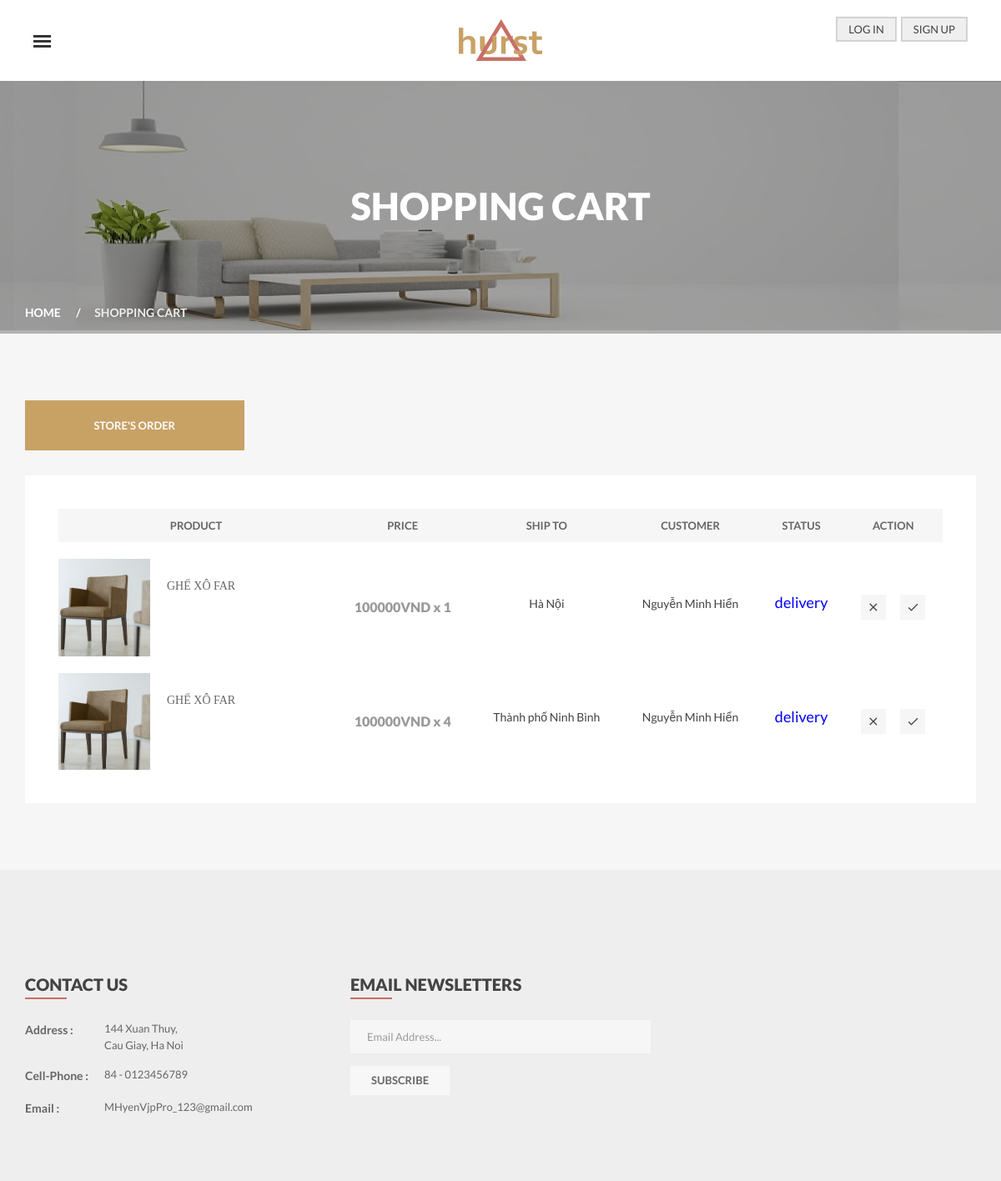
Page /store_order/1 on the committed database.
### website/models.py (models this page shows)
class Furniture(db.Model, UserMixin):
    id = db.Column(db.Integer, primary_key=True)
    name = db.Column(db.String(100))
    id_shop = db.Column(db.Integer)
    img = db.Column(db.String(150))
    price = db.Column(db.Integer)
    describe = db.Column(db.String(5000))
    status = db.Column(db.String(50))

class Order(db.Model, UserMixin):
    id = db.Column(db.Integer, primary_key=True)
    id_furniture = db.Column(db.Integer)
    id_user = db.Column(db.Integer)
    id_shop = db.Column(db.Integer)
    quantity = db.Column(db.Integer)
    p_name = db.Column(db.String(5000))
    p_phone = db.Column(db.String(5000))
    p_address = db.Column(db.String(5000))
    status = db.Column(db.Integer) #0:đang giao, 1:đã giao, 2:hủy

class User(db.Model, UserMixin):
    id = db.Column(db.Integer, primary_key=True)
    full_name = db.Column(db.String(100))
    user_name = db.Column(db.String(150), unique=True)
    password = db.Column(db.String(150))
    type_user = db.Column(db.Integer)

### website/views.py (the view)
@views.route('/store_order/<int:id_shop>', methods=["POST", "GET"])
def store_order(id_shop):
    list_order = Order.query.order_by(asc(Order.status)).all()
    list_furniture = Furniture().query.all()
    list_user = User().query.all()
    store_order = []
    for lo in list_order:
        if lo.id_shop == id_shop:
            store_order.append(lo)
    return render_template("store_order.html", user=current_user,
                                                store_order=store_order,
                                                list_furniture=list_furniture,
                                                list_user=list_user)

### website/templates/store_order.html (shortened to what this page needs)
{% extends "base.html" %}
{% block content %}
<div class="heading-banner-area overlay-bg">
    <div class="container">
        <div class="row">
            <div class="col-md-12">
                <div class="heading-banner">
                    <div class="heading-banner-title">
                        <h2>Shopping Cart</h2>
                    </div>
                    <div class="breadcumbs pb-15">
                        <ul>
                            <li><a href="/">Home</a></li>
                            <li>Shopping Cart</li>
                        </ul>
                    </div>
                </div>
            </div>
        </div>
    </div>
</div>
<div class="shopping-cart-area  pt-80 pb-80">
    <div class="container">
        <div class="row">
            <div class="col-md-12 col-sm-12 col-xs-12">
                <div class="shopping-cart">
                    <ul class="cart-page-menu row clearfix mb-30">
                        <li class="active"><a>Store's order</a></li>
                    </ul>
                    <div class="tab-content">
                        <div class="tab-pane active" id="shopping-cart">
                            <form action="#">
                                <div class="shop-cart-table">
                                    <div class="table-content table-responsive">
                                        <table>
                                            <thead>
                                                <tr>
                                                    <th class="product-thumbnail">Product</th>
                                                    <th class="product-price">Price</th>
                                                    <th class="product-quantity">Ship to</th>
                                                    <th class="product-quantity">Customer</th>
                                                    <th class="product-remove">Status</th>
                                                    <th class="product-subtotal">Action</th>
                                                </tr>
                                            </thead>
                                            <tbody>
                                                {% for uo in store_order %}
                                                <tr>
                                                    {% for fur in list_furniture %}
                                                    {% if uo.id_furniture == fur.id %}
                                                    <td class="product-thumbnail  text-left">
                                                        <div class="single-product">
                                                            <div class="product-img">
                                                                <a href="/detail_furniture/{{fur.id}}"><img src="/static/uploads/{{fur.img}}" alt="" /></a>
                                                            </div>
                                                            <div class="product-info">
                                                                <h4 class="post-title"><a class="text-light-black" href="/detail_furniture/{{fur.id}}">{{fur.name}}</a></h4>
                                                            </div>
                                                        </div>
                                                    </td>
                                                    <td class="product-price">{{fur.price}}VND x {{uo.quantity}}</td>
                                                    {% endif %}
                                                    {% endfor %}
                                                    <td class="product-quantity">
                                                        <div>
                                                            <h5> {{uo.p_address}}</h5>
                                                        </div>
                                                    </td>
                                                    {% for lu in list_user %}
                                                    {% if uo.id_user == lu.id %}
                                                    <td class="product-quantity">
                                                        <div>
                                                            <a href="/view_user/{{lu.id}}"><h5> {{lu.full_name}}</h5></a>
                                                        </div>
                                                    </td>
                                                    {% endif %}
                                                    {% endfor %}
                                                    <td>
                                                        {% if uo.status == 0 %}
                                                        <h4 style="color: blue;"> delivery </h4>
                                                        {% elif uo.status == 1 %}
                                                        <h4 style="color: green"> complete </h4>
                                                        {% else %}
                                                        <h4 style="color: red;"> cancelled </h4>
                                                        {% endif %}
                                                    </td>
                                                    <td class="product-remove">
                                                        {% if uo.status == 0 %}
                                                        <a href="/cancel_order/{{uo.id}}" data-toggle="tooltip" data-placement="top" title="cancel"><i class="zmdi zmdi-close"></i></a>
                                                        <a href="/complete_order/{{uo.id}}" style="margin-left: 15px;" data-toggle="tooltip" data-placement="top" title="complete"><i class="zmdi zmdi-check"></i></a>
                                                        {% endif %}
                                                    </td>
                                                </tr>
                                                {% endfor %}
                                            </tbody>
                                        </table>
                                    </div>
                                </div>
                            </form>
                        </div>
                    </div>
                </div>
            </div>
        </div>
    </div>
</div>
{% endblock content %}

### website/static/css/default.css (style rules this page uses)
.text-light-black { color: #666; }
.banner-thumb , .product-img a { display: block; }
.mb-30 { margin-bottom: 30px; }
.pb-80 { padding-bottom: 80px; }
.pb-15 { padding-bottom: 15px; }
.pt-80 { padding-top: 80px; }

### website/static/css/style.css (style rules this page uses)
html, body { height: 100%; }
img { max-width:100%;height:auto }
h1, h2, h3, h4, h5, h6 { color: #434343; font-family: 'Lato', sans-serif; margin: 0 0 10px; }
a { text-decoration:none; color: #434343; }
a, *::before { transition: all 0.3s ease 0s; }
ul { list-style: outside none none; margin: 0; padding: 0 }
body { color: #666; font-family: "Lato",sans-serif; font-size: 13px; font-weight: 400; line-height: 20px; }
.single-product { padding-top: 15px; transition: all 0.5s ease 0s; }
.product-img { overflow: hidden; position: relative; }
.product-img img { width: 100%; }
.product-info { padding: 20px 0; }
.post-title { font-size: 16px; line-height: 18px; text-transform: uppercase; font-family: bree serif; margin-bottom: 5px; }
.heading-banner-area { background: rgba(0, 0, 0, 0) url("img/bg/1.jpg") no-repeat scroll center center / cover ; }
.heading-banner-title h2 { color: #fff; font-size: 45px; font-weight: 900; line-height: 33px; margin-bottom: 0; padding: 134px 0 101px; text-align: center; text-transform: uppercase; }
.breadcumbs ul { overflow: hidden; }
.breadcumbs li { color: #eee; display: inline-block; font-size: 14px; font-weight: 700; margin-left: 38px; position: relative; text-transform: uppercase; }
.breadcumbs li:first-child { margin-left: 0px; }
.breadcumbs ul li a { color: #fff; display: block; }
.breadcumbs li::after { color: #fff; content: "/"; left: -22px; position: absolute; top: 0; }
.breadcumbs li:first-child::after { content: ""; }
.overlay-bg { position: relative; }
.overlay-bg::before { background: rgba(0, 0, 0, 0.3) none repeat scroll 0 0; content: ""; height: 100%; left: 0; position: absolute; top: 0; width: 100%; }
.shop-cart-table { background: #fff none repeat scroll 0 0; padding: 40px; }
.table-content table { background: #fff none repeat scroll 0 0; border: medium none; text-align: center; width: 100%; }
.table-content table th { background: #f6f6f6 none repeat scroll 0 0; font-weight: 700; padding: 10px 10px; text-align: center; text-transform: uppercase; vertical-align: middle; white-space: nowrap; }
.table-content table td { border-top: medium none; padding: 20px 10px 0; vertical-align: middle; }
.table-content table td.product-thumbnail { padding-left: 0; width: 330px; }
.product-thumbnail .product-img { float: left; position: inherit; width: 110px; }
.product-thumbnail .product-info { float: left; padding: 24px 0 0 20px; }
.product-thumbnail .post-title { font-size: 14px; }
.product-thumbnail .single-product { padding-top: 0; }
.table-content table td.product-price { color: #999; font-size: 16px; font-weight: 900; }
.product-remove i { background: #f6f6f6 none repeat scroll 0 0; font-size: 16px; height: 30px; line-height: 30px; text-align: center; width: 30px; transition: all 0.3s ease 0s; }
.cart-page-menu li { float: left; padding: 0 15px; width: 25%; }
.cart-page-menu li a { background: #fff none repeat scroll 0 0; color: #999; display: block; font-weight: 700; height: 60px; line-height: 60px; text-align: center; text-transform: uppercase; }
.cart-page-menu li.active a { background: #C8A165 none repeat scroll 0 0; color: #fff; }

### rows in the picture
Order: quantity "1", p_address "Hà Nội", status "delivery"
Furniture: img (picture), name "GHẾ XÔ FAR", price "100000"
User: full_name "Nguyễn Minh Hiển"
Order: quantity "4", p_address "Thành phố Ninh Bình", status "delivery"
